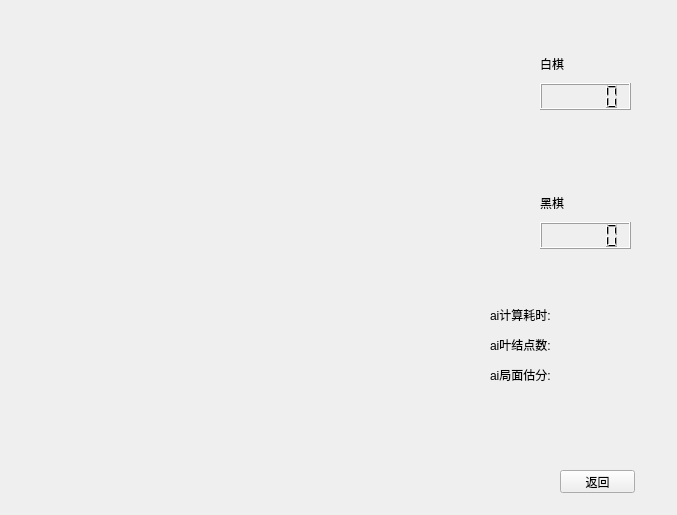
<?xml version="1.0" encoding="UTF-8"?>
<ui version="4.0">
 <class>gobang</class>
 <widget class="QWidget" name="gobang">
  <property name="geometry">
   <rect>
    <x>0</x>
    <y>0</y>
    <width>677</width>
    <height>515</height>
   </rect>
  </property>
  <property name="windowTitle">
   <string>Form</string>
  </property>
  <widget class="QPushButton" name="btn_return">
   <property name="geometry">
    <rect>
     <x>560</x>
     <y>470</y>
     <width>75</width>
     <height>23</height>
    </rect>
   </property>
   <property name="text">
    <string>返回</string>
   </property>
  </widget>
  <widget class="QLabel" name="lb_timeuse">
   <property name="geometry">
    <rect>
     <x>490</x>
     <y>300</y>
     <width>151</width>
     <height>30</height>
    </rect>
   </property>
   <property name="text">
    <string>ai计算耗时:</string>
   </property>
  </widget>
  <widget class="QLabel" name="lb_nodeNum">
   <property name="geometry">
    <rect>
     <x>490</x>
     <y>330</y>
     <width>151</width>
     <height>30</height>
    </rect>
   </property>
   <property name="text">
    <string>ai叶结点数:</string>
   </property>
  </widget>
  <widget class="QWidget" name="layoutWidget">
   <property name="geometry">
    <rect>
     <x>540</x>
     <y>51</y>
     <width>91</width>
     <height>91</height>
    </rect>
   </property>
   <layout class="QVBoxLayout" name="verticalLayout">
    <item>
     <widget class="QLabel" name="label">
      <property name="text">
       <string>白棋</string>
      </property>
     </widget>
    </item>
    <item>
     <widget class="QLCDNumber" name="lcd_write"/>
    </item>
    <item>
     <widget class="QLabel" name="lb_white_position">
      <property name="text">
       <string/>
      </property>
     </widget>
    </item>
   </layout>
  </widget>
  <widget class="QWidget" name="layoutWidget_2">
   <property name="geometry">
    <rect>
     <x>540</x>
     <y>190</y>
     <width>91</width>
     <height>91</height>
    </rect>
   </property>
   <layout class="QVBoxLayout" name="verticalLayout_2">
    <item>
     <widget class="QLabel" name="label_2">
      <property name="text">
       <string>黑棋 </string>
      </property>
     </widget>
    </item>
    <item>
     <widget class="QLCDNumber" name="lcd_black"/>
    </item>
    <item>
     <widget class="QLabel" name="lb_black_position">
      <property name="text">
       <string/>
      </property>
     </widget>
    </item>
   </layout>
  </widget>
  <widget class="QLabel" name="lb_eval">
   <property name="geometry">
    <rect>
     <x>490</x>
     <y>360</y>
     <width>151</width>
     <height>30</height>
    </rect>
   </property>
   <property name="text">
    <string>ai局面估分:</string>
   </property>
  </widget>
 </widget>
 <resources/>
 <connections/>
</ui>
